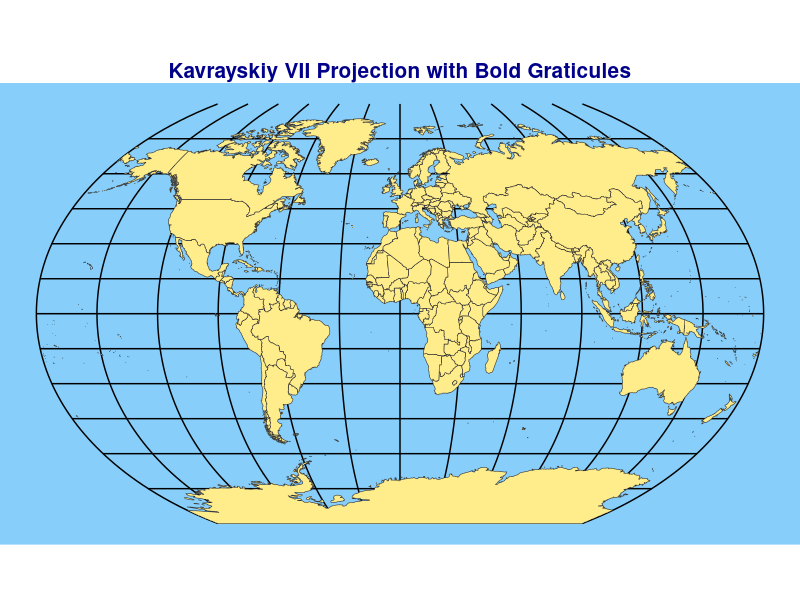

The R script that drew this image:
# Load libraries
library(sf)
library(ggplot2)
library(rnaturalearth)

# Fetch world data
world <- rnaturalearth::ne_countries(scale = "medium", returnclass = "sf")

# Transform the world data to Kavrayskiy VII projection
kavrayskiy_crs <- "+proj=kav7"  # Kavrayskiy VII projection
world_kavrayskiy <- st_transform(world, crs = kavrayskiy_crs)

# Generate graticules (gridlines) and reproject them into Kavrayskiy VII projection
graticules_kavrayskiy <- st_graticule(
  lon = seq(-180, 180, by = 30),  # Longitude lines every 30 degrees
  lat = seq(-90, 90, by = 15)    # Latitude lines every 15 degrees
) %>% 
  st_transform(crs = kavrayskiy_crs)  # Reproject graticules into Kavrayskiy VII projection

# Plot the Kavrayskiy VII projection map with bolder and darker graticules
ggplot() +
  geom_sf(data = graticules_kavrayskiy, color = "black", linetype = "solid", size = 0.6) +  # Darker and thicker graticules
  geom_sf(data = world_kavrayskiy, fill = "lightgoldenrod1", color = "gray20", size = 0.3) +  # Land
  theme_void() + 
  theme(
    panel.background = element_rect(fill = "lightskyblue", color = NA),  # Ocean
    plot.title = element_text(size = 15, face = "bold", hjust = 0.5, color = "darkblue")
  ) +
  labs(title = "Kavrayskiy VII Projection with Bold Graticules")
